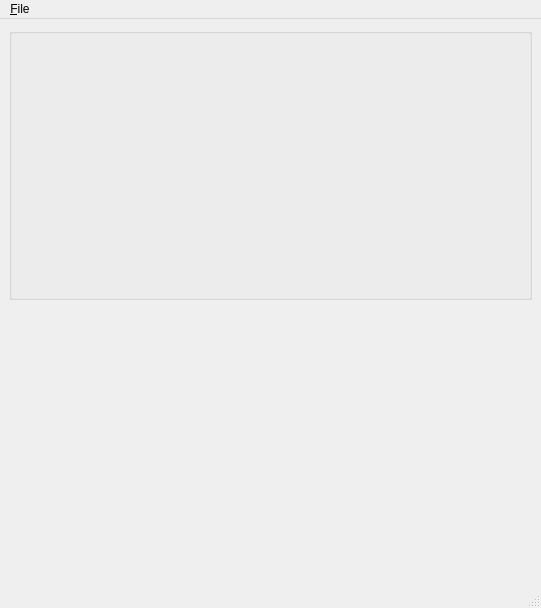
<?xml version="1.0" encoding="UTF-8"?>
<ui version="4.0">
 <class>MainWindow</class>
 <widget class="QMainWindow" name="MainWindow">
  <property name="geometry">
   <rect>
    <x>0</x>
    <y>0</y>
    <width>541</width>
    <height>608</height>
   </rect>
  </property>
  <property name="windowTitle">
   <string>MainWindow</string>
  </property>
  <widget class="QWidget" name="centralwidget">
   <layout class="QGridLayout" name="gridLayout">
    <item row="0" column="0">
     <widget class="QGroupBox" name="groupBox">
      <layout class="QHBoxLayout" name="horizontalLayout">
       <item>
        <spacer name="horizontalSpacer">
         <property name="orientation">
          <enum>Qt::Horizontal</enum>
         </property>
         <property name="sizeHint" stdset="0">
          <size>
           <width>500</width>
           <height>20</height>
          </size>
         </property>
        </spacer>
       </item>
      </layout>
     </widget>
    </item>
    <item row="1" column="0">
     <widget class="QWidget" name="toolBar" native="true">
      <layout class="QHBoxLayout" name="horizontalLayout_2">
       <item>
        <spacer name="horizontalSpacer_2">
         <property name="orientation">
          <enum>Qt::Horizontal</enum>
         </property>
         <property name="sizeHint" stdset="0">
          <size>
           <width>502</width>
           <height>20</height>
          </size>
         </property>
        </spacer>
       </item>
      </layout>
     </widget>
    </item>
   </layout>
  </widget>
  <widget class="QMenuBar" name="menubar">
   <property name="geometry">
    <rect>
     <x>0</x>
     <y>0</y>
     <width>541</width>
     <height>21</height>
    </rect>
   </property>
   <widget class="QMenu" name="fileMenu">
    <property name="title">
     <string>&amp;File</string>
    </property>
    <addaction name="separator"/>
    <addaction name="fileHomeAction"/>
    <addaction name="fileBackAction"/>
    <addaction name="fileForwardAction"/>
    <addaction name="separator"/>
    <addaction name="fileExitAction"/>
   </widget>
   <action name="fileHomeAction">
    <property name="icon">
     <iconset>
      <normaloff>../image0</normaloff>../image0</iconset>
    </property>
    <property name="text">
     <string>Home</string>
    </property>
    <property name="iconText">
     <string>Home</string>
    </property>
    <property name="shortcut">
     <string>Ctrl+H</string>
    </property>
    <property name="name" stdset="0">
     <cstring>fileHomeAction</cstring>
    </property>
   </action>
   <action name="fileBackAction">
    <property name="icon">
     <iconset>
      <normaloff>../image1</normaloff>../image1</iconset>
    </property>
    <property name="text">
     <string>Back</string>
    </property>
    <property name="iconText">
     <string>Back</string>
    </property>
    <property name="shortcut">
     <string>Ctrl+B</string>
    </property>
    <property name="name" stdset="0">
     <cstring>fileBackAction</cstring>
    </property>
   </action>
   <action name="fileForwardAction">
    <property name="icon">
     <iconset>
      <normaloff>../image2</normaloff>../image2</iconset>
    </property>
    <property name="text">
     <string>Forward</string>
    </property>
    <property name="iconText">
     <string>Forward</string>
    </property>
    <property name="shortcut">
     <string>Ctrl+F</string>
    </property>
    <property name="name" stdset="0">
     <cstring>fileForwardAction</cstring>
    </property>
   </action>
   <action name="fileExitAction">
    <property name="icon">
     <iconset>
      <normaloff>../image3</normaloff>../image3</iconset>
    </property>
    <property name="text">
     <string>Exit</string>
    </property>
    <property name="iconText">
     <string>Exit</string>
    </property>
    <property name="shortcut">
     <string>Ctrl+Q</string>
    </property>
    <property name="name" stdset="0">
     <cstring>fileExitAction</cstring>
    </property>
   </action>
   <addaction name="fileMenu"/>
  </widget>
  <widget class="QStatusBar" name="statusbar"/>
 </widget>
 <resources/>
 <connections/>
</ui>
